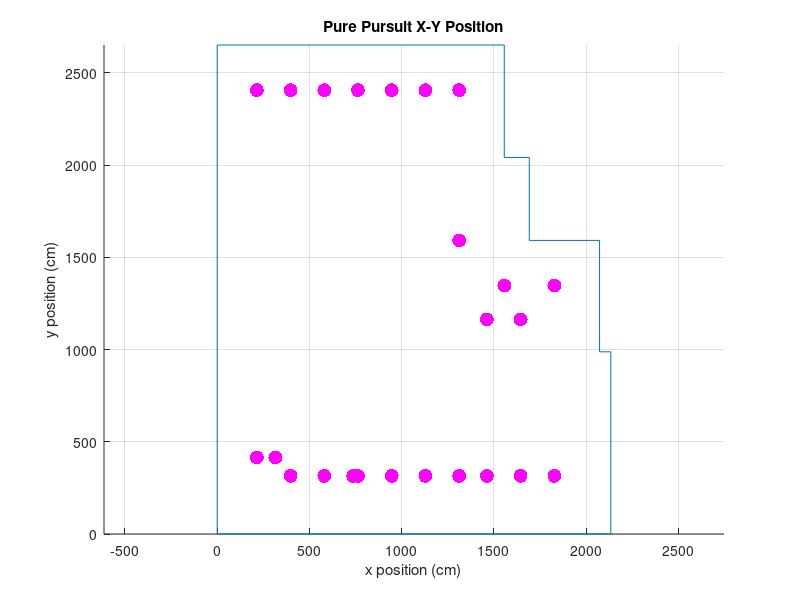

Write MATLAB code to recreate this figure.
clc;
clear;
%Sweep Space: 6
%Inflation: 230
waypoints4 = [
    215.0 415.0;
    215.0 2405.5;
    397.9 2405.5;
    397.9 315.0;
    580.8 315.0;
    580.8 2405.5;
    762.9 2405.5;
    762.9 315.0;
    945.8 315.0;
    945.8 2405.5;
    1128.7 2405.5;
    1128.7 315.0;
    1311.6 315.0;
    1311.6 2405.5;
    1311.6 1591.36;
    %Turns to odd section of map
    1556.6 1346.36;
    1827.64 1346.36;
    %These are a bunch of points that make it do it horziontally ignore it
    %1827.64 1163.46;
    %1556.6 1163.64;
    %1556.6 980.74;
    %1827.64 980.74;
    %1827.64 797.84;
    1827.64 315.0;
    1644.74 315.0;
    %This looks a bit weird but trust
    1644.74 1163.36;
    1461.84 1163.36;
    1461.84 315.0;
    737.0 315.0;
    315.0 415.0
];
mapArea = [0 0;
    70*2.54*12 0;
    70*2.54*12 32.4*2.54*12;
    (70-2)*2.54*12 (32.4)*2.54*12;
    (70-2)*2.54*12 (32.4+19.81)*2.54*12;
    (70-2-12.5)*2.54*12 (32.4+19.81)*2.54*12;
    (70-2-12.5)*2.54*12 (32.4+19.81+14.75)*2.54*12;
    (70-2-12.5-4.45)*2.54*12 (32.4+19.81+14.75)*2.54*12;
    (70-2-12.5-4.45)*2.54*12 (32.4+19.81+14.75+20)*2.54*12;
    0 (32.4+19.81+14.75+20)*2.54*12;
    0 0];
scatter(waypoints4(:,1), waypoints4(:,2), 100, 'm', 'filled');
hold on;
plot(mapArea(:,1),mapArea(:,2));
title("Pure Pursuit X-Y Position");
xlabel("x position (cm)");
ylabel("y position (cm)");
axis equal
grid on 
hold off
